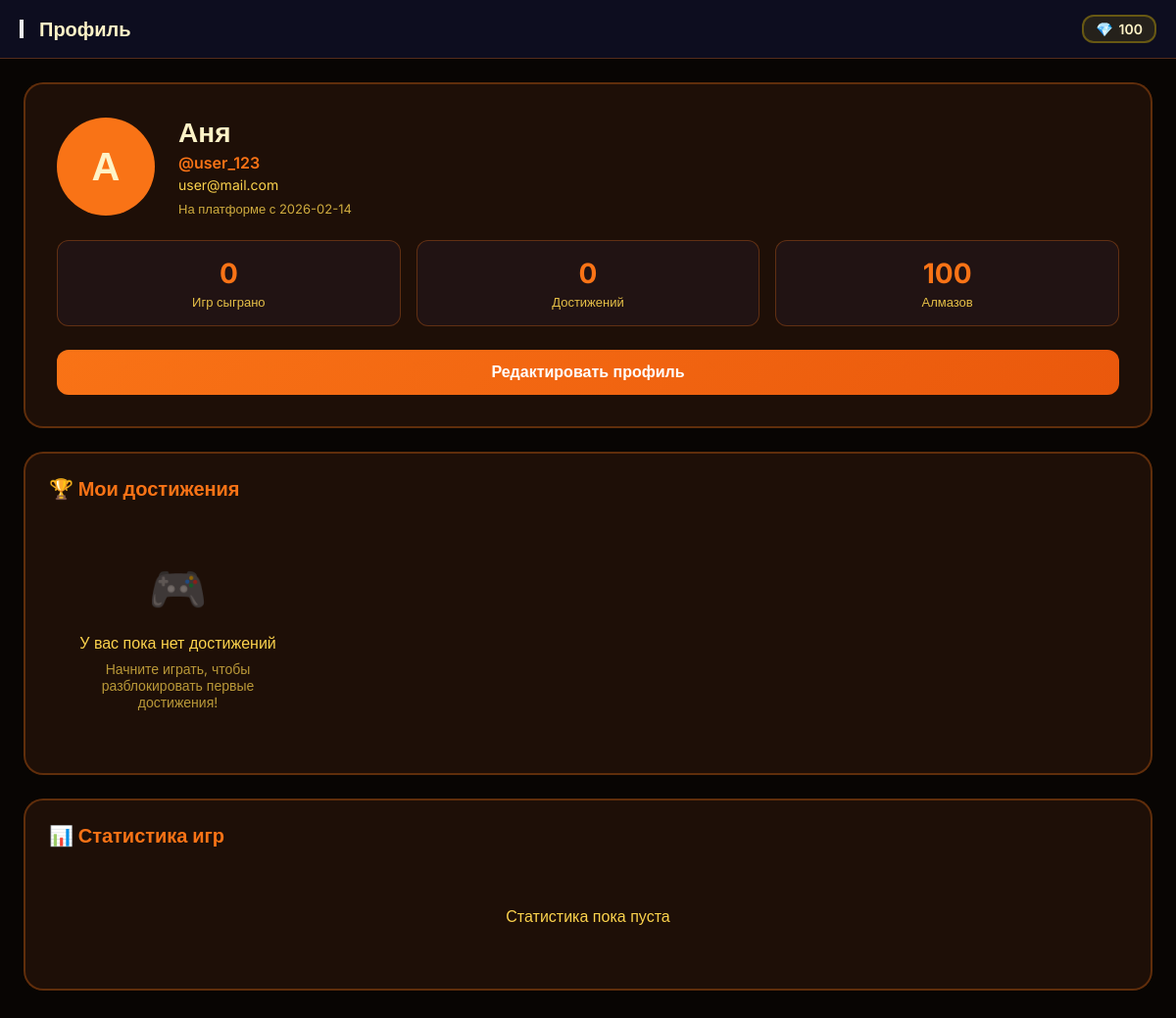
Screenshot of /profile (signed in) with the database file from the repository.
### tables this page shows
CREATE TABLE users (
                    id INTEGER PRIMARY KEY AUTOINCREMENT,
                    username TEXT UNIQUE NOT NULL,
                    email TEXT UNIQUE NOT NULL,
                    password_hash TEXT NOT NULL,
                    password_salt TEXT NOT NULL,
                    display_name TEXT,
                    avatar_url TEXT,
                    created_at TIMESTAMP DEFAULT CURRENT_TIMESTAMP,
                    last_login TIMESTAMP,
                    is_active BOOLEAN DEFAULT 1,
                    is_admin BOOLEAN DEFAULT 0,
                    failed_login_attempts INTEGER DEFAULT 0,
                    locked_until TIMESTAMP,
                    diamonds INTEGER DEFAULT 0,
                    theme TEXT DEFAULT 'orange',
                    settings TEXT DEFAULT '{}'
                );

### app.py (the view)
@app.route('/profile')
@login_required
def profile_page():
    user = db.get_user_by_id(session['user_id'])
    if not user:
        session.clear()
        return redirect(url_for('login_page'))
    stats = db.get_user_stats(session['user_id'])
    achievements = db.get_user_achievements(session['user_id'])
    return render_template(
        'profile.html',
        user=user,
        stats=stats,
        achievements=achievements
    )

### app.py (called while the page is built)
def login_required(f):
    @wraps(f)
    def decorated_function(*args, **kwargs):
        if 'user_id' not in session:
            return redirect(url_for('login_page'))
        return f(*args, **kwargs)
    return decorated_function

### database.py (called while the page is built)
    @contextmanager
    def get_connection(self):
        conn = sqlite3.connect(self.db_path)
        conn.row_factory = sqlite3.Row
        try:
            yield conn
            conn.commit()
        except Exception:
            conn.rollback()
            raise
        finally:
            conn.close()

    def get_user_by_id(self, user_id: int) -> Optional[Dict[str, Any]]:
        with self.get_connection() as conn:
            cursor = conn.cursor()
            cursor.execute('SELECT * FROM users WHERE id = ?', (user_id,))
            user = cursor.fetchone()
            return dict(user) if user else None

    def get_user_stats(self, user_id: int) -> List[Dict[str, Any]]:
        with self.get_connection() as conn:
            cursor = conn.cursor()
            cursor.execute('''
                SELECT game_name, SUM(play_time) as total_time,
                       COUNT(*) as games_played,
                       SUM(CASE WHEN completed THEN 1 ELSE 0 END) as completed_count
                FROM game_stats
                WHERE user_id = ?
                GROUP BY game_name
            ''', (user_id,))
            return [dict(row) for row in cursor.fetchall()]

    def get_user_achievements(self, user_id: int) -> List[Dict[str, Any]]:
        with self.get_connection() as conn:
            cursor = conn.cursor()
            cursor.execute('''
                SELECT achievement_name, description, unlocked_at
                FROM achievements
                WHERE user_id = ?
                ORDER BY unlocked_at DESC
            ''', (user_id,))
            return [dict(row) for row in cursor.fetchall()]

### templates/profile.html (shortened to what this page needs)
{% extends "base.html" %}
{% block content %}
<div class="profile-container">
  <div class="top-bar">
    <div class="top-left">
      <button class="icon-btn" onclick="window.location.href='/dashboard'">
      </button>
      <div class="page-title">Профиль</div>
    </div>
    <div class="top-right">
      <div class="diamond-counter">
        <span class="diamond-icon">💎</span>
        <span class="diamond-amount">{{ user.diamonds }}</span>
      </div>
    </div>
  </div>
  <div class="main-content">
    <div class="profile-card">
      <div class="profile-header">
        <div class="profile-avatar">
          {% if user.avatar_url %}
            <img src="{{ user.avatar_url }}" alt="{{ user.display_name }}">
          {% else %}
            <span>{{ user.display_name[0] }}</span>
          {% endif %}
        </div>
        <div class="profile-info">
          <h2>{{ user.display_name }}</h2>
          <p class="username">@{{ user.username }}</p>
          <p class="email">{{ user.email }}</p>
          <div class="member-since">
            На платформе с {{ user.created_at[:10] }}
          </div>
        </div>
      </div>
      <div class="profile-stats">
        <div class="stat-item">
          <div class="stat-value">{{ stats|length if stats else 0 }}</div>
          <div class="stat-label">Игр сыграно</div>
        </div>
        <div class="stat-item">
          <div class="stat-value">{{ achievements|length }}</div>
          <div class="stat-label">Достижений</div>
        </div>
        <div class="stat-item">
          <div class="stat-value">{{ user.diamonds }}</div>
          <div class="stat-label">Алмазов</div>
        </div>
      </div>
      <button class="btn-primary btn-edit" onclick="editProfile()">
        Редактировать профиль
      </button>
    </div>
    <div class="section">
      <h3>🏆 Мои достижения</h3>
      <div class="achievements-grid">
        {% if achievements %}
          {% for achievement in achievements %}
            <div class="achievement-card">
              <div class="achievement-icon">✨</div>
              <div class="achievement-name">{{ achievement.achievement_name }}</div>
              <div class="achievement-desc">{{ achievement.description }}</div>
              <div class="achievement-date">
                Разблокировано: {{ achievement.unlocked_at[:10] }}
              </div>
            </div>
          {% endfor %}
        {% else %}
          <div class="empty-state">
            <div class="empty-icon">🎮</div>
            <p>У вас пока нет достижений</p>
            <p class="empty-subtext">Начните играть, чтобы разблокировать первые достижения!</p>
          </div>
        {% endif %}
      </div>
    </div>
    <div class="section">
      <h3>📊 Статистика игр</h3>
      <div class="stats-list">
        {% if stats %}
          {% for stat in stats %}
            <div class="stat-row">
              <div class="stat-game">{{ stat.game_name }}</div>
              <div class="stat-detail">Сыграно: {{ stat.games_played }} раз</div>
              <div class="stat-detail">Завершено: {{ stat.completed_count }}</div>
              <div class="stat-detail">Время: {{ (stat.total_time|float / 3600)|round(1) }} ч</div>
            </div>
          {% endfor %}
        {% else %}
          <div class="empty-state">
            <p>Статистика пока пуста</p>
          </div>
        {% endif %}
      </div>
    </div>
  </div>
</div>
{% endblock %}

### static/css/style.css (style rules this page uses)
* { margin: 0; padding: 0; box-sizing: border-box; }
body { font-family: 'Inter', -apple-system, BlinkMacSystemFont, sans-serif; -webkit-font-smoothing: antialiased; -moz-osx-font-smoothing: grayscale; }

### templates/profile.html (style rules this page uses)
:root { --bg-primary: #0a0a0f; --bg-gradient-start: #0f0f1a; --bg-gradient-end: #1a1a2e; --accent: #6366f1; --accent-dark: #4f46e5; --text-primary: #f1f5f9; --text-secondary: #cbd5e1; --card-bg: rgba(20, 20, 40, 0.7); --card-border: rgba(99, 102, 241, 0.3); }
[data-theme="orange"] { --bg-primary: #080503; --bg-gradient-start: #0d0704; --bg-gradient-end: #1a1208; --accent: #f97316; --accent-dark: #ea580c; --text-primary: #fef3c7; --text-secondary: #fcd34d; --card-bg: rgba(40, 20, 10, 0.7); --card-border: rgba(249, 115, 22, 0.3); }
* { margin: 0; padding: 0; box-sizing: border-box; }
body { font-family: 'Inter', sans-serif; background: var(--bg-primary); color: var(--text-primary); min-height: 100vh; }
.profile-container { display: flex; flex-direction: column; min-height: 100vh; }
.top-bar { height: 60px; background: rgba(15, 15, 35, 0.9); backdrop-filter: blur(20px); border-bottom: 1px solid var(--card-border); display: flex; align-items: center; justify-content: space-between; padding: 0 20px; position: sticky; top: 0; z-index: 100; }
.top-left { display: flex; align-items: center; gap: 16px; }
.page-title { font-size: 20px; font-weight: 600; }
.top-right { display: flex; align-items: center; gap: 16px; }
.diamond-counter { display: flex; align-items: center; gap: 6px; background: rgba(255, 215, 0, 0.1); border: 2px solid rgba(255, 215, 0, 0.3); border-radius: 12px; padding: 4px 12px; font-weight: 600; font-size: 14px; }
.main-content { padding: 24px; overflow-y: auto; flex: 1; }
.profile-card { background: var(--card-bg); backdrop-filter: blur(15px); border: 2px solid var(--card-border); border-radius: 20px; padding: 32px; margin-bottom: 24px; }
.profile-header { display: flex; align-items: center; gap: 24px; margin-bottom: 24px; }
.profile-avatar { width: 100px; height: 100px; border-radius: 50%; background: var(--accent); display: flex; align-items: center; justify-content: center; font-size: 40px; font-weight: 700; flex-shrink: 0; }
.profile-info h2 { font-size: 28px; font-weight: 700; margin-bottom: 4px; }
.username { color: var(--accent); font-weight: 600; margin-bottom: 4px; }
.email { color: var(--text-secondary); font-size: 14px; margin-bottom: 8px; }
.member-since { color: var(--text-secondary); font-size: 13px; opacity: 0.8; }
.profile-stats { display: grid; grid-template-columns: repeat(3, 1fr); gap: 16px; margin-bottom: 24px; }
.stat-item { text-align: center; padding: 16px; background: rgba(99, 102, 241, 0.05); border-radius: 12px; border: 1px solid var(--card-border); }
.stat-value { font-size: 28px; font-weight: 700; color: var(--accent); margin-bottom: 4px; }
.stat-label { font-size: 13px; color: var(--text-secondary); opacity: 0.9; }
.btn-primary { padding: 14px 28px; background: linear-gradient(135deg, var(--accent), var(--accent-dark)); border: none; border-radius: 12px; color: white; font-size: 16px; font-weight: 600; cursor: pointer; transition: all 0.2s; width: 100%; }
.section { background: var(--card-bg); backdrop-filter: blur(15px); border: 2px solid var(--card-border); border-radius: 20px; padding: 24px; margin-bottom: 24px; }
.section h3 { font-size: 20px; font-weight: 700; margin-bottom: 20px; color: var(--accent); }
.achievements-grid { display: grid; grid-template-columns: repeat(auto-fill, minmax(240px, 1fr)); gap: 16px; }
.empty-state { text-align: center; padding: 40px 20px; color: var(--text-secondary); }
.empty-icon { font-size: 48px; margin-bottom: 16px; opacity: 0.5; }
.empty-subtext { font-size: 14px; margin-top: 8px; opacity: 0.7; }
.stats-list { display: flex; flex-direction: column; gap: 12px; }

### rows the page displays
users: diamonds "100", display_name "А", display_name "Аня", username "user_123", email "user@mail.com", created_at "2026-02-14"

### other values shown
{{ stats|length if stats else 0 }} "0"
{{ achievements|length }} "0"
